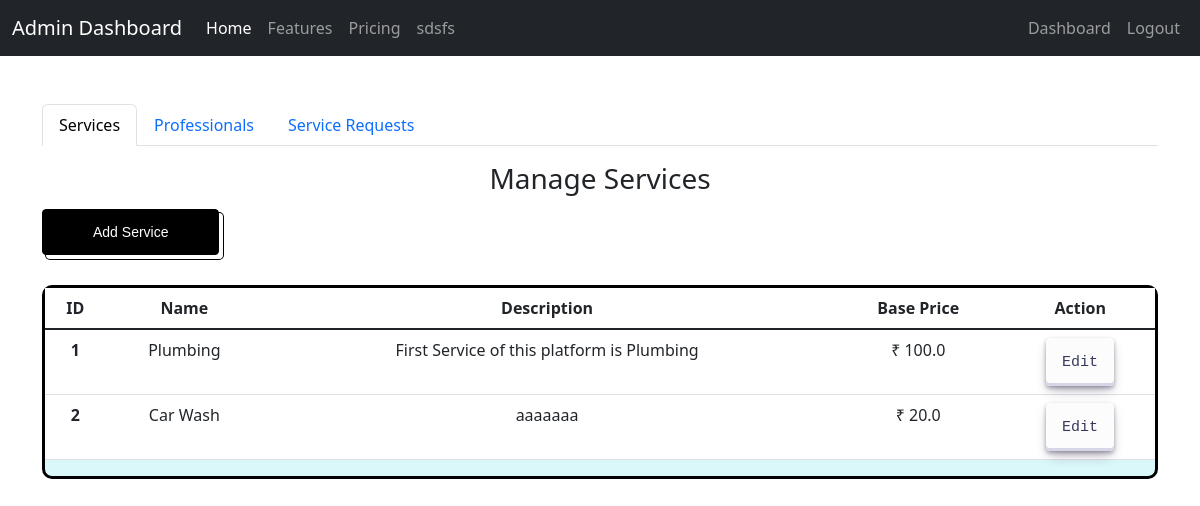
The page /admin on the database its author committed.
### application/models.py (models this page shows)
class Service(db.Model):
    id = db.Column(db.Integer, primary_key=True)
    name = db.Column(db.String(150), nullable=False)
    price = db.Column(db.Float, nullable=False)
    description = db.Column(db.String(250))
    time_required = db.Column(db.Integer, default='2 Days')

### application/controllers.py (the view)
@app.route('/admin', methods=['GET','POST'])
def admin():
    professionals = Professional.query.all()
    services = Service.query.all()
    service_request= ServiceRequest.query.all()
    return render_template('a_dash.html', professionals= professionals, services= services, service_request=service_request)

### templates/a_dash.html (shortened to what this page needs)
<!DOCTYPE html>
<html lang="en">
<head>
    <link href="https://cdn.jsdelivr.net/npm/bootstrap@5.3.0-alpha1/dist/css/bootstrap.min.css" rel="stylesheet">
    <link rel="stylesheet" href="/static/common.css">
</head>
<body>
    <nav class="navbar navbar-expand-lg navbar-dark bg-dark">
        <div class="container-fluid">
            <a class="navbar-brand" href="#">Admin Dashboard</a>
            <div class="collapse navbar-collapse" id="navbarNav">
                <ul class="navbar-nav ms" >
                    <li class="nav-item">
                        <a class="nav-link active" aria-current="page" href="#">Home</a>
                      </li>
                      <li class="nav-item">
                        <a class="nav-link" href="#">Features</a>
                      </li>
                      <li class="nav-item">
                        <a class="nav-link" href="#">Pricing</a>
                      </li>
                        <a class="nav-link" href="#">sdsfs</a>
                </ul>
                <ul class="navbar-nav ms-auto">
                    <li class="nav-item"><a class="nav-link" href="/admin_dashboard">Dashboard</a></li>
                    <li class="nav-item"><a class="nav-link" href="/logout">Logout</a></li>
                </ul>
            </div>
        </div>
    </nav>
    <div class="container mt-5">
        <ul class="nav nav-tabs" id="adminTab" role="tablist">
            <li class="nav-item" role="presentation">
                <button class="nav-link active" id="services-tab" data-bs-toggle="tab" data-bs-target="#services" type="button" role="tab" aria-controls="services" aria-selected="true">Services</button>
            </li>
            <li class="nav-item" role="presentation">
                <button class="nav-link" id="professionals-tab" data-bs-toggle="tab" data-bs-target="#professionals" type="button" role="tab" aria-controls="professionals" aria-selected="false">Professionals</button>
            </li>
            <li class="nav-item" role="presentation">
                <button class="nav-link" id="service-requests-tab" data-bs-toggle="tab" data-bs-target="#service-requests" type="button" role="tab" aria-controls="service-requests" aria-selected="false">Service Requests</button>
            </li>
        </ul>
        <div class="tab-content mt-3" id="adminTabContent">
            <div class="tab-pane fade show active" id="services" role="tabpanel" aria-labelledby="services-tab">
                <h3 style="display: flex; justify-content: center; padding-bottom: 5px;">Manage Services</h3>
                <a href="/add_service" >
                    <button class="button-50" role="button"  >Add Service</button>
                </a>
                 <div class="tableMain" >
                    <table class="table">
                        <thead>
                          <tr>
                            <th scope="col">ID</th>
                            <th scope="col">Name</th>
                            <th scope="col">Description</th>
                            <th scope="col">Base Price</th>
                            <th scope="col">Action</th>
                          </tr>
                        </thead>
                        <tbody class="table-group-divider">
                        {% for service in services %}
                          <tr>
                            <th scope="row">{{loop.index}}</th>
                            <td>{{service.name}}</td>
                            <td>{{service.description}}</td>
                            <td>₹ {{service.price}}</td>
                            <td><a href="/editservice/{{service.id}}">
                                <button class="button-30" role="button">Edit</button>
                                </a></td>
                          </tr>
                        {% endfor %}
                        </tbody>
                      </table>
                 </div>
            </div>
    </div>
</body>
</html>

### static/common.css (style rules this page uses)
.tableMain { border: solid black ; border-radius: 10px; margin-top: 20px; background-color: #daf7f9; }
.table { text-align: center; }
.button-50 { appearance: button; background-color: #000; background-image: none; border: 1px solid #000; border-radius: 4px; box-shadow: #fff 4px 4px 0 0,#000 4px 4px 0 1px; box-sizing: border-box; color: #fff; cursor: pointer; display: inline-block; font-family: ITCAvantGardeStd-Bk,Arial,sans-serif; font-size: 14px; font-weight: 400; line-height: 20px; margin: 0 5px 10px 0; overflow: visible; padding: 12px 40px; text-align: center; text-transform: none; touch-action: manipulation; user-select: none; -webkit-user-select: none; vertical-align: middle; white-space: nowrap; }
@media (min-width: 768px) { .button-50 { padding: 12px 50px; } }
.button-30 { align-items: center; appearance: none; background-color: #FCFCFD; border-radius: 4px; border-width: 0; box-shadow: rgba(45, 35, 66, 0.4) 0 2px 4px,rgba(45, 35, 66, 0.3) 0 7px 13px -3px,#D6D6E7 0 -3px 0 inset; box-sizing: border-box; color: #36395A; cursor: pointer; display: inline-flex; font-family: "JetBrains Mono",monospace; height: 48px; justify-content: center; line-height: 1; list-style: none; overflow: hidden; padding-left: 16px; padding-right: 16px; position: relative; text-align: left; text-decoration: none; transition: box-shadow .15s,transform .15s; user-select: none; -webkit-user-select: none; touch-action: manipulation; white-space: nowrap; will-change: box-shadow,transform; font-size: 15px; }

### rows shown on the page
Service: name "Plumbing", description "First Service of this platform is Plumbing", price "100.0"
Service: name "Car Wash", description "aaaaaaa", price "20.0"
